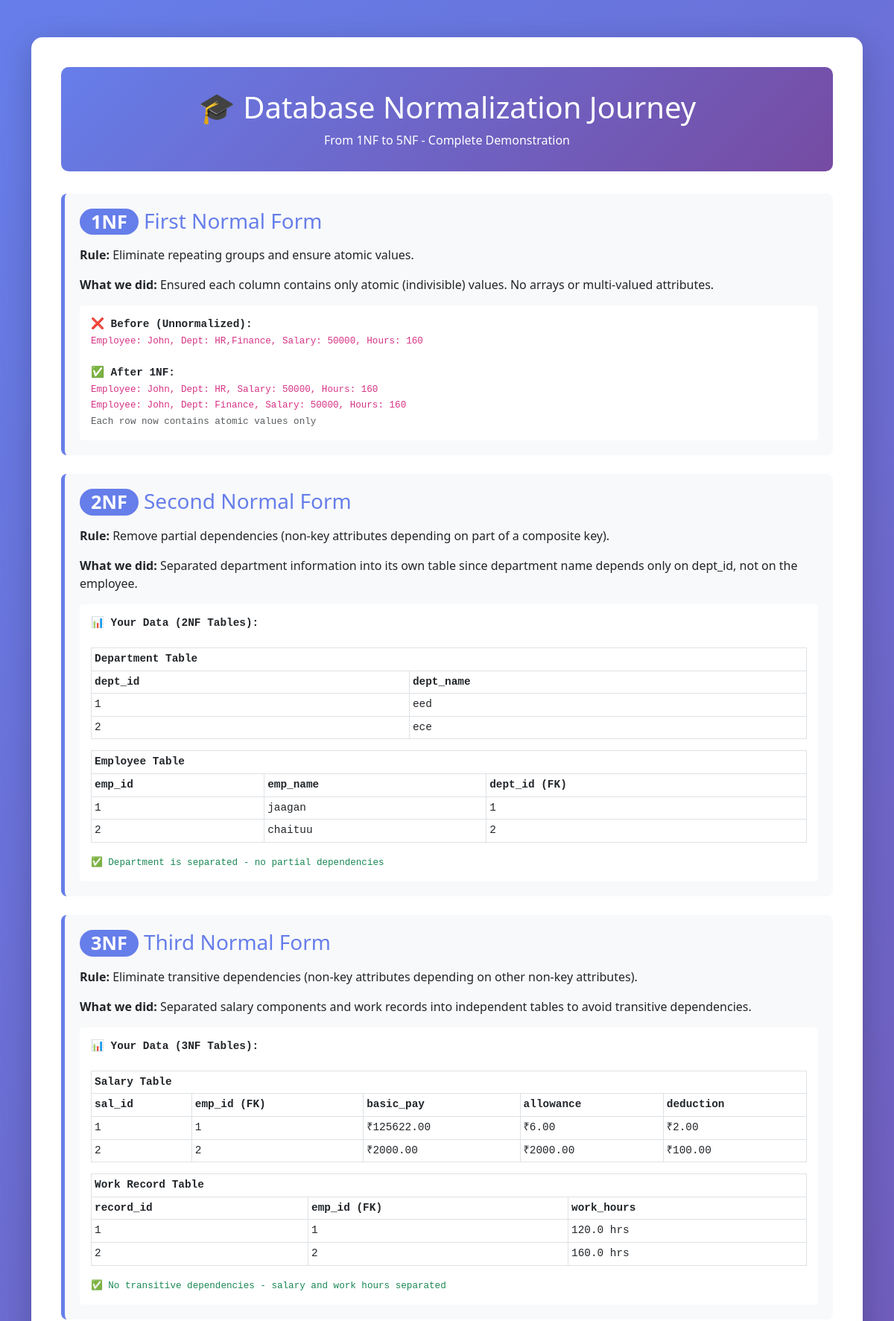
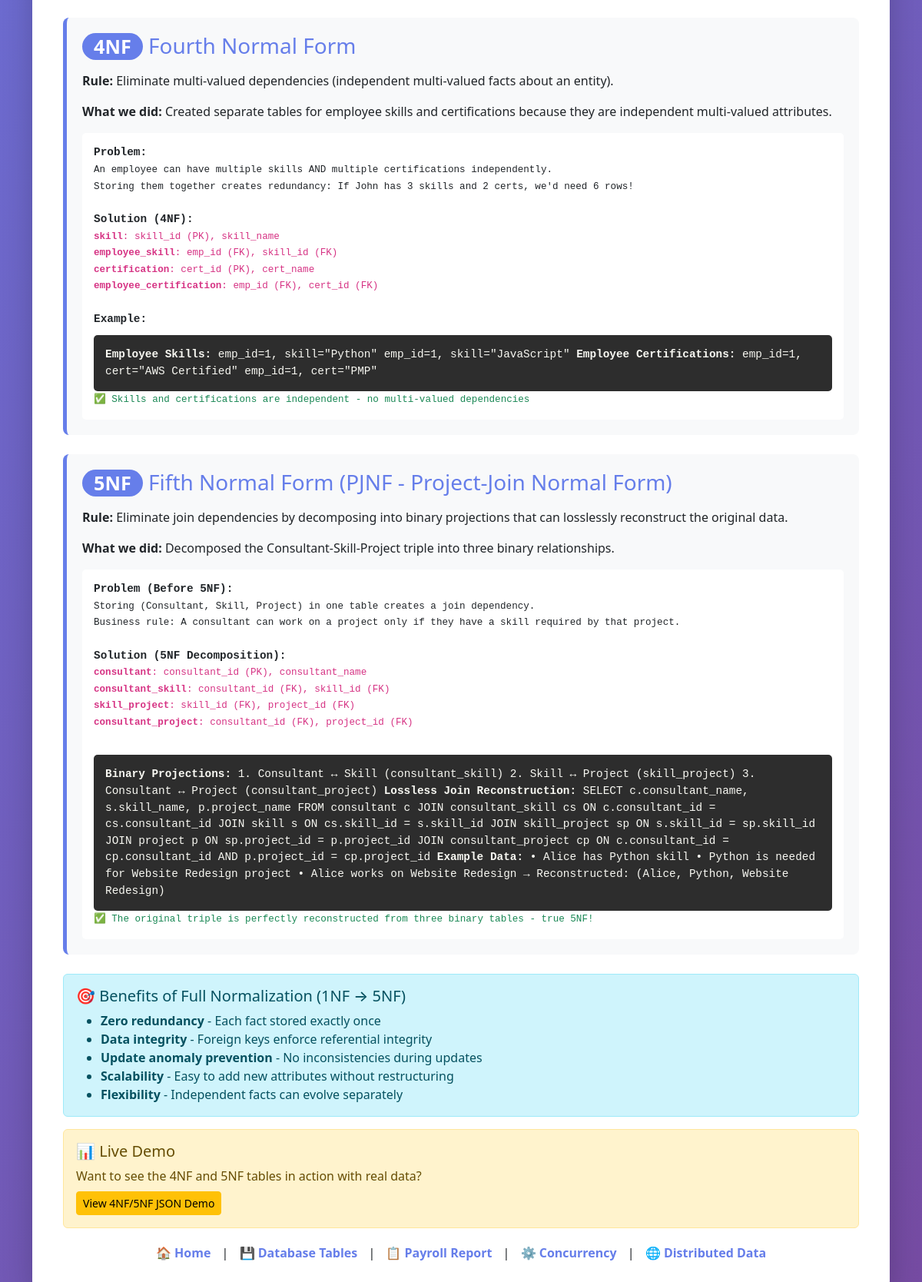
/normalized, run on the app's committed database (2 pictures, top to bottom).
### tables this page shows
CREATE TABLE department (
                dept_id INTEGER PRIMARY KEY AUTOINCREMENT,
                dept_name TEXT UNIQUE NOT NULL
            );

CREATE TABLE employee (
                emp_id INTEGER PRIMARY KEY AUTOINCREMENT,
                emp_name TEXT NOT NULL,
                dept_id INTEGER NOT NULL,
                FOREIGN KEY (dept_id) REFERENCES department(dept_id)
            );

CREATE TABLE salary (
                sal_id INTEGER PRIMARY KEY AUTOINCREMENT,
                emp_id INTEGER NOT NULL,
                basic_pay REAL NOT NULL,
                allowance REAL NOT NULL,
                deduction REAL NOT NULL,
                FOREIGN KEY (emp_id) REFERENCES employee(emp_id)
            );

CREATE TABLE work_record (
                record_id INTEGER PRIMARY KEY AUTOINCREMENT,
                emp_id INTEGER NOT NULL,
                work_hours REAL NOT NULL,
                FOREIGN KEY (emp_id) REFERENCES employee(emp_id)
            );

### main.py (the view)
@app.route('/normalized')
def normalized():
    with get_db_connection() as conn:
        cursor = conn.cursor()
        cursor.execute('SELECT * FROM department')
        departments = cursor.fetchall()
        cursor.execute('SELECT * FROM employee')
        employees = cursor.fetchall()
        cursor.execute('SELECT * FROM salary')
        salaries = cursor.fetchall()
        cursor.execute('SELECT * FROM work_record')
        work_records = cursor.fetchall()
        cursor.execute('''
            SELECT e.emp_id, e.emp_name, s.skill_name
            FROM employee e
            LEFT JOIN employee_skill es ON e.emp_id = es.emp_id
            LEFT JOIN skill s ON es.skill_id = s.skill_id
        ''')
        employee_skills = cursor.fetchall()
        cursor.execute('''
            SELECT e.emp_id, e.emp_name, c.cert_name
            FROM employee e
            LEFT JOIN employee_certification ec ON e.emp_id = ec.emp_id
            LEFT JOIN certification c ON ec.cert_id = c.cert_id
        ''')
        employee_certs = cursor.fetchall()
        cursor.execute('SELECT * FROM consultant')
        consultants = cursor.fetchall()
        cursor.execute('''
            SELECT c.consultant_name, s.skill_name
            FROM consultant c
            JOIN consultant_skill cs ON c.consultant_id = cs.consultant_id
            JOIN skill s ON cs.skill_id = s.skill_id
        ''')
        consultant_skills = cursor.fetchall()
        cursor.execute('''
            SELECT s.skill_name, p.project_name
            FROM skill s
            JOIN skill_project sp ON s.skill_id = sp.skill_id
            JOIN project p ON sp.project_id = p.project_id
        ''')
        skill_projects = cursor.fetchall()
        cursor.execute('''
            SELECT c.consultant_name, p.project_name
            FROM consultant c
            JOIN consultant_project cp ON c.consultant_id = cp.consultant_id
            JOIN project p ON cp.project_id = p.project_id
        ''')
        consultant_projects = cursor.fetchall()
    return render_template('normalized.html',
                         departments=departments,
                         employees=employees,
                         salaries=salaries,
                         work_records=work_records,
                         employee_skills=employee_skills,
                         employee_certs=employee_certs,
                         consultants=consultants,
                         consultant_skills=consultant_skills,
                         skill_projects=skill_projects,
                         consultant_projects=consultant_projects)

### templates/normalized.html (shortened to what this page needs)
<!DOCTYPE html>
<html lang="en">
<head>
    <link href="https://cdn.jsdelivr.net/npm/bootstrap@5.3.0/dist/css/bootstrap.min.css" rel="stylesheet">
</head>
<body>
    <div class="container">
        <div class="main-container">
            <div class="page-header">
                <h1>🎓 Database Normalization Journey</h1>
                <p class="mb-0">From 1NF to 5NF - Complete Demonstration</p>
            </div>
            <div class="norm-section">
                <h3><span class="badge badge-custom text-white">1NF</span> First Normal Form</h3>
                <p><strong>Rule:</strong> Eliminate repeating groups and ensure atomic values.</p>
                <p><strong>What we did:</strong> Ensured each column contains only atomic (indivisible) values. No arrays or multi-valued attributes.</p>
                <div class="table-preview">
                    <strong>❌ Before (Unnormalized):</strong><br>
                    <code>Employee: John, Dept: HR,Finance, Salary: 50000, Hours: 160</code><br><br>
                    <strong>✅ After 1NF:</strong><br>
                    <code>Employee: John, Dept: HR, Salary: 50000, Hours: 160</code><br>
                    <code>Employee: John, Dept: Finance, Salary: 50000, Hours: 160</code><br>
                    <small class="text-muted">Each row now contains atomic values only</small>
                </div>
            </div>
            <div class="norm-section">
                <h3><span class="badge badge-custom text-white">2NF</span> Second Normal Form</h3>
                <p><strong>Rule:</strong> Remove partial dependencies (non-key attributes depending on part of a composite key).</p>
                <p><strong>What we did:</strong> Separated department information into its own table since department name depends only on dept_id, not on the employee.</p>
                {% if departments or employees %}
                <div class="table-preview">
                    <strong>📊 Your Data (2NF Tables):</strong><br><br>
                    <table class="table table-sm table-bordered" style="background: white; margin-bottom: 15px;">
                        <thead style="background: #667eea; color: white;">
                            <tr><th colspan="2">Department Table</th></tr>
                            <tr><th>dept_id</th><th>dept_name</th></tr>
                        </thead>
                        <tbody>
                            {% if departments %}
                                {% for dept in departments %}
                                <tr><td>{{ dept.dept_id }}</td><td>{{ dept.dept_name }}</td></tr>
                                {% endfor %}
                            {% else %}
                                <tr><td colspan="2" class="text-center text-muted">No data yet</td></tr>
                            {% endif %}
                        </tbody>
                    </table>
                    <table class="table table-sm table-bordered" style="background: white;">
                        <thead style="background: #667eea; color: white;">
                            <tr><th colspan="3">Employee Table</th></tr>
                            <tr><th>emp_id</th><th>emp_name</th><th>dept_id (FK)</th></tr>
                        </thead>
                        <tbody>
                            {% if employees %}
                                {% for emp in employees %}
                                <tr><td>{{ emp.emp_id }}</td><td>{{ emp.emp_name }}</td><td>{{ emp.dept_id }}</td></tr>
                                {% endfor %}
                            {% else %}
                                <tr><td colspan="3" class="text-center text-muted">No data yet</td></tr>
                            {% endif %}
                        </tbody>
                    </table>
                    <small class="text-success">✅ Department is separated - no partial dependencies</small>
                </div>
                {% endif %}
            </div>
            <div class="norm-section">
                <h3><span class="badge badge-custom text-white">3NF</span> Third Normal Form</h3>
                <p><strong>Rule:</strong> Eliminate transitive dependencies (non-key attributes depending on other non-key attributes).</p>
                <p><strong>What we did:</strong> Separated salary components and work records into independent tables to avoid transitive dependencies.</p>
                {% if salaries or work_records %}
                <div class="table-preview">
                    <strong>📊 Your Data (3NF Tables):</strong><br><br>
                    <table class="table table-sm table-bordered" style="background: white; margin-bottom: 15px;">
                        <thead style="background: #667eea; color: white;">
                            <tr><th colspan="5">Salary Table</th></tr>
                            <tr><th>sal_id</th><th>emp_id (FK)</th><th>basic_pay</th><th>allowance</th><th>deduction</th></tr>
                        </thead>
                        <tbody>
                            {% if salaries %}
                                {% for sal in salaries %}
                                <tr>
                                    <td>{{ sal.sal_id }}</td>
                                    <td>{{ sal.emp_id }}</td>
                                    <td>₹{{ "%.2f"|format(sal.basic_pay) }}</td>
                                    <td>₹{{ "%.2f"|format(sal.allowance) }}</td>
                                    <td>₹{{ "%.2f"|format(sal.deduction) }}</td>
                                </tr>
                                {% endfor %}
                            {% else %}
                                <tr><td colspan="5" class="text-center text-muted">No data yet</td></tr>
                            {% endif %}
                        </tbody>
                    </table>
                    <table class="table table-sm table-bordered" style="background: white;">
                        <thead style="background: #667eea; color: white;">
                            <tr><th colspan="3">Work Record Table</th></tr>
                            <tr><th>record_id</th><th>emp_id (FK)</th><th>work_hours</th></tr>
                        </thead>
                        <tbody>
                            {% if work_records %}
                                {% for work in work_records %}
                                <tr>
                                    <td>{{ work.record_id }}</td>
                                    <td>{{ work.emp_id }}</td>
                                    <td>{{ "%.1f"|format(work.work_hours) }} hrs</td>
                                </tr>
                                {% endfor %}
                            {% else %}
                                <tr><td colspan="3" class="text-center text-muted">No data yet</td></tr>
                            {% endif %}
                        </tbody>
                    </table>
                    <small class="text-success">✅ No transitive dependencies - salary and work hours separated</small>
                </div>
                {% endif %}
            </div>
            <div class="norm-section">
                <h3><span class="badge badge-custom text-white">4NF</span> Fourth Normal Form</h3>
                <p><strong>Rule:</strong> Eliminate multi-valued dependencies (independent multi-valued facts about an entity).</p>
                <p><strong>What we did:</strong> Created separate tables for employee skills and certifications because they are independent multi-valued attributes.</p>
                <div class="table-preview">
                    <strong>Problem:</strong><br>
                    <small>An employee can have multiple skills AND multiple certifications independently.</small><br>
                    <small>Storing them together creates redundancy: If John has 3 skills and 2 certs, we'd need 6 rows!</small><br><br>
                    <strong>Solution (4NF):</strong><br>
                    <code><strong>skill</strong>: skill_id (PK), skill_name</code><br>
                    <code><strong>employee_skill</strong>: emp_id (FK), skill_id (FK)</code><br>
                    <code><strong>certification</strong>: cert_id (PK), cert_name</code><br>
                    <code><strong>employee_certification</strong>: emp_id (FK), cert_id (FK)</code><br><br>
                    <strong>Example:</strong><br>
                    <div class="code-block">
<strong>Employee Skills:</strong>
emp_id=1, skill="Python"
emp_id=1, skill="JavaScript"
<strong>Employee Certifications:</strong>
emp_id=1, cert="AWS Certified"
emp_id=1, cert="PMP"
                    </div>
                    <small class="text-success">✅ Skills and certifications are independent - no multi-valued dependencies</small>
                </div>
            </div>
            <div class="norm-section">
                <h3><span class="badge badge-custom text-white">5NF</span> Fifth Normal Form (PJNF - Project-Join Normal Form)</h3>
                <p><strong>Rule:</strong> Eliminate join dependencies by decomposing into binary projections that can losslessly reconstruct the original data.</p>
                <p><strong>What we did:</strong> Decomposed the Consultant-Skill-Project triple into three binary relationships.</p>
                <div class="table-preview">
                    <strong>Problem (Before 5NF):</strong><br>
                    <small>Storing (Consultant, Skill, Project) in one table creates a join dependency.</small><br>
                    <small>Business rule: A consultant can work on a project only if they have a skill required by that project.</small><br><br>
                    <strong>Solution (5NF Decomposition):</strong><br>
                    <code><strong>consultant</strong>: consultant_id (PK), consultant_name</code><br>
                    <code><strong>consultant_skill</strong>: consultant_id (FK), skill_id (FK)</code><br>
                    <code><strong>skill_project</strong>: skill_id (FK), project_id (FK)</code><br>
                    <code><strong>consultant_project</strong>: consultant_id (FK), project_id (FK)</code><br><br>
                    <div class="code-block">
<strong>Binary Projections:</strong>
1. Consultant ↔ Skill (consultant_skill)
2. Skill ↔ Project (skill_project)
3. Consultant ↔ Project (consultant_project)
<strong>Lossless Join Reconstruction:</strong>
SELECT c.consultant_name, s.skill_name, p.project_name
FROM consultant c
JOIN consultant_skill cs ON c.consultant_id = cs.consultant_id
JOIN skill s ON cs.skill_id = s.skill_id
JOIN skill_project sp ON s.skill_id = sp.skill_id
JOIN project p ON sp.project_id = p.project_id
JOIN consultant_project cp ON
    c.consultant_id = cp.consultant_id
    AND p.project_id = cp.project_id
<strong>Example Data:</strong>
• Alice has Python skill
• Python is needed for Website Redesign project
• Alice works on Website Redesign
→ Reconstructed: (Alice, Python, Website Redesign)
                    </div>
                    <small class="text-success">✅ The original triple is perfectly reconstructed from three binary tables - true 5NF!</small>
                </div>
            </div>
            <div class="alert alert-info">
                <h5>🎯 Benefits of Full Normalization (1NF → 5NF)</h5>
                <ul class="mb-0">
                    <li><strong>Zero redundancy</strong> - Each fact stored exactly once</li>
                    <li><strong>Data integrity</strong> - Foreign keys enforce referential integrity</li>
                    <li><strong>Update anomaly prevention</strong> - No inconsistencies during updates</li>
                    <li><strong>Scalability</strong> - Easy to add new attributes without restructuring</li>
                    <li><strong>Flexibility</strong> - Independent facts can evolve separately</li>
                </ul>
            </div>
            <div class="alert alert-warning">
                <h5>📊 Live Demo</h5>
                <p class="mb-2">Want to see the 4NF and 5NF tables in action with real data?</p>
                <a href="/4nf-5nf-demo" class="btn btn-sm btn-warning" target="_blank">View 4NF/5NF JSON Demo</a>
            </div>
            <div class="nav-links">
                <a href="/">🏠 Home</a> |
                <a href="/database-tables">💾 Database Tables</a> |
                <a href="/report">📋 Payroll Report</a> |
                <a href="/simulate-concurrency">⚙️ Concurrency</a> |
                <a href="/distributed-demo">🌐 Distributed Data</a>
            </div>
        </div>
    </div>
</body>
</html>

### data on the page
department: dept_id "1", dept_name "eed"
department: dept_id "2", dept_name "ece"
employee: emp_id "1", emp_name "jaagan", dept_id "1"
employee: emp_id "2", emp_name "chaituu", dept_id "2"
salary: sal_id "1", emp_id "1", basic_pay "125622.00", allowance "6.00", deduction "2.00"
salary: sal_id "2", emp_id "2", basic_pay "2000.00", allowance "2000.00", deduction "100.00"
work_record: record_id "1", emp_id "1", work_hours "120.0"
work_record: record_id "2", emp_id "2", work_hours "160.0"
